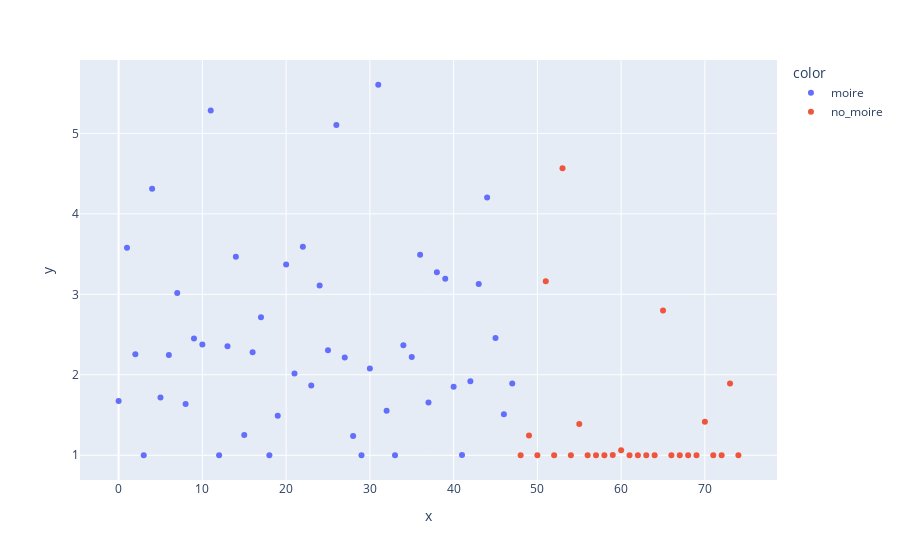

This figure's notebook cell:
### Code cell
px.scatter(
    y=[m[3] for m in out_moire] + [m[3] for m in out_no_moire],
    color=['moire' for m in out_moire] + ['no_moire' for m in out_no_moire],
)

### Figure 1 — Plotly figure (JSON) as saved in the notebook; plotly's stock layout.template omitted (floating-point values rounded to 4 significant figures)
{"data": [{"hovertemplate": "color=moire<br>x=%{x}<br>y=%{y}<extra></extra>", "legendgroup": "moire", "marker": {"color": "#636efa", "symbol": "circle"}, "mode": "markers", "name": "moire", "orientation": "v", "showlegend": true, "type": "scatter", "x": [0, 1, 2, 3, 4, 5, 6, 7, 8, 9, 10, 11, 12, 13, 14, 15, 16, 17, 18, 19, 20, 21, 22, 23, 24, 25, 26, 27, 28, 29, 30, 31, 32, 33, 34, 35, 36, 37, 38, 39, 40, 41, 42, 43, 44, 45, 46, 47], "xaxis": "x", "y": [1.676, 3.578, 2.254, 1.0, 4.312, 1.718, 2.245, 3.015, 1.636, 2.451, 2.376, 5.283, 1.0, 2.356, 3.466, 1.251, 2.279, 2.714, 1.0, 1.49, 3.37, 2.016, 3.59, 1.867, 3.109, 2.304, 5.105, 2.214, 1.24, 1.0, 2.078, 5.604, 1.553, 1.0, 2.367, 2.221, 3.491, 1.655, 3.276, 3.193, 1.852, 1.002, 1.921, 3.127, 4.204, 2.456, 1.509, 1.891], "yaxis": "y"}, {"hovertemplate": "color=no_moire<br>x=%{x}<br>y=%{y}<extra></extra>", "legendgroup": "no_moire", "marker": {"color": "#EF553B", "symbol": "circle"}, "mode": "markers", "name": "no_moire", "orientation": "v", "showlegend": true, "type": "scatter", "x": [48, 49, 50, 51, 52, 53, 54, 55, 56, 57, 58, 59, 60, 61, 62, 63, 64, 65, 66, 67, 68, 69, 70, 71, 72, 73, 74], "xaxis": "x", "y": [1.0, 1.245, 1.0, 3.163, 1.0, 4.567, 1.0, 1.389, 1.0, 1.0, 1.0, 1.003, 1.061, 1.0, 1.0, 1.0, 1.0, 2.798, 1.0, 1.0, 1.0, 1.0, 1.417, 1.0, 1.0, 1.893, 1.0], "yaxis": "y"}], "layout": {"autosize": true, "legend": {"title": {"text": "color"}, "tracegroupgap": 0}, "margin": {"t": 60}, "xaxis": {"anchor": "y", "autorange": true, "domain": [0, 1], "range": [-4.417, 78.42], "title": {"text": "x"}, "type": "linear"}, "yaxis": {"anchor": "x", "autorange": true, "domain": [0, 1], "range": [0.6435, 5.961], "title": {"text": "y"}, "type": "linear"}}}
